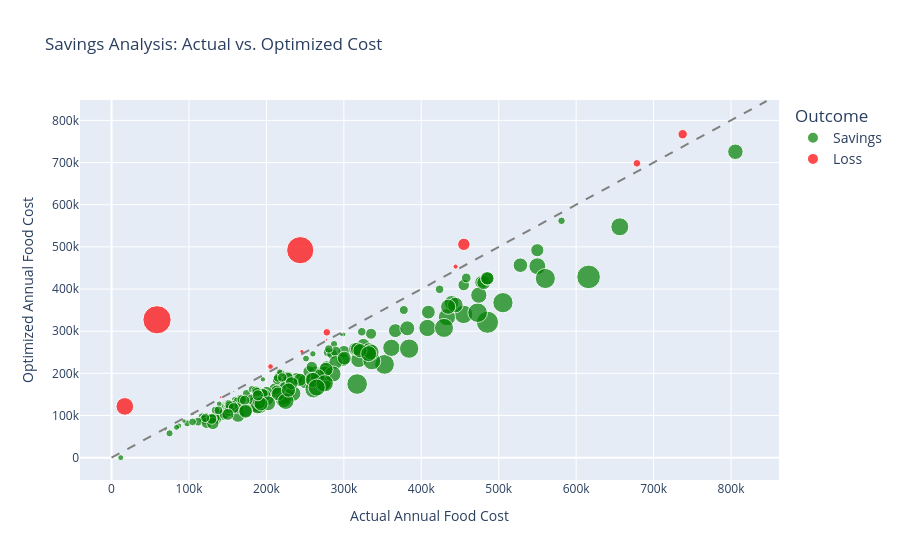

The notebook cell this image was saved under:
### Code cell
if 'monthly_results_df' in locals() and monthly_results_df is not None:
    # Get the newly prepared data
    savings_df = prepare_savings_analysis_df(
        opt_data,
        monthly_results_df,
        monthly_meal_costs
    )

    if savings_df is not None:
        # --- Interactive Savings Analysis Bubble Chart ---
        fig = px.scatter(
            savings_df,
            x='actual_annual_cost',
            y='optimized_annual_cost',
            size='savings_magnitude',
            color='outcome',

            color_discrete_map={
                'Savings': 'green',
                'Loss': 'red'
            },
            hover_name='school',
            hover_data={
                'size_category': True,
                'savings': ':.2s',
                'savings_magnitude': False
            },
            title='Savings Analysis: Actual vs. Optimized Cost',
            labels={
                'actual_annual_cost': 'Actual Annual Food Cost',
                'optimized_annual_cost': 'Optimized Annual Food Cost',
                'outcome': 'Outcome',
                'savings_magnitude': 'Impact ($)'
            }
        )

        # Add the 45-degree "no savings" reference line
        max_val = max(savings_df['actual_annual_cost'].max(), savings_df['optimized_annual_cost'].max()) * 1.05
        fig.add_shape(type='line', x0=0, y0=0, x1=max_val, y1=max_val, line=dict(color='Gray', width=2, dash='dash'))
        
        fig.update_layout(legend=dict(font=dict(size=14)))

        fig.show()

### Figure 1 — Plotly figure (JSON) as saved in the notebook; plotly's stock layout.template omitted (floating-point values rounded to 4 significant figures; data arrays with more than 128 entries replaced by an {"elided": "..."} marker saying what was removed)
{"data": [{"customdata": {"elided": "179x3 mixed values"}, "hovertemplate": "<b>%{hovertext}</b><br><br>Outcome=Savings<br>Actual Annual Food Cost=%{x}<br>Optimized Annual Food Cost=%{y}<br>size_category=%{customdata[0]}<br>savings=%{customdata[1]:.2s}<extra></extra>", "hovertext": {"elided": "179 str values"}, "legendgroup": "Savings", "marker": {"color": "green", "size": {"elided": "179 float values"}, "sizemode": "area", "sizeref": 670.9, "symbol": "circle"}, "mode": "markers", "name": "Savings", "orientation": "v", "showlegend": true, "type": "scatter", "x": {"elided": "179 float values"}, "xaxis": "x", "y": {"elided": "179 float values"}, "yaxis": "y"}, {"customdata": [["xl", -19710.0, 19710.0], ["s", -5960.0, 5960.0], ["m", -2001.0, 2001.0], ["xl", -268400.0, 268400.0], ["s", -2398.0, 2398.0], ["xl", -8934.0, 8934.0], ["m", -19300.0, 19300.0], ["s", -104500.0, 104500.0], ["s", -10850.0, 10850.0], ["xxxl", -29530.0, 29530.0], ["l", -51030.0, 51030.0], ["xxl", -248400.0, 248400.0]], "hovertemplate": "<b>%{hovertext}</b><br><br>Outcome=Loss<br>Actual Annual Food Cost=%{x}<br>Optimized Annual Food Cost=%{y}<br>size_category=%{customdata[0]}<br>savings=%{customdata[1]:.2s}<extra></extra>", "hovertext": ["annandale high", "bonnie brae elementary", "carson middle", "edison high", "fairview elementary", "herndon hs", "herndon middle", "island creek elementary", "keene mill elementary", "lake braddock secondary", "lewis high", "west potomac high"], "legendgroup": "Loss", "marker": {"color": "red", "size": [19710.0, 5960.0, 2001.0, 268400.0, 2398.0, 8934.0, 19300.0, 104500.0, 10850.0, 29530.0, 51030.0, 248400.0], "sizemode": "area", "sizeref": 670.9, "symbol": "circle"}, "mode": "markers", "name": "Loss", "orientation": "v", "showlegend": true, "type": "scatter", "x": [678500.0, 245800.0, 277600.0, 58730.0, 141000.0, 444300.0, 278000.0, 17130.0, 205300.0, 737600.0, 455000.0, 243700.0], "xaxis": "x", "y": [698200.0, 251800.0, 279600.0, 327100.0, 143400.0, 453300.0, 297300.0, 121600.0, 216200.0, 767100.0, 506000.0, 492200.0], "yaxis": "y"}], "layout": {"legend": {"font": {"size": 14}, "itemsizing": "constant", "title": {"text": "Outcome"}, "tracegroupgap": 0}, "shapes": [{"line": {"color": "Gray", "dash": "dash", "width": 2}, "type": "line", "x0": 0, "x1": 846000.0, "y0": 0, "y1": 846000.0}], "title": {"text": "Savings Analysis: Actual vs. Optimized Cost"}, "xaxis": {"anchor": "y", "domain": [0, 1], "title": {"text": "Actual Annual Food Cost"}}, "yaxis": {"anchor": "x", "domain": [0, 1], "title": {"text": "Optimized Annual Food Cost"}}}}
